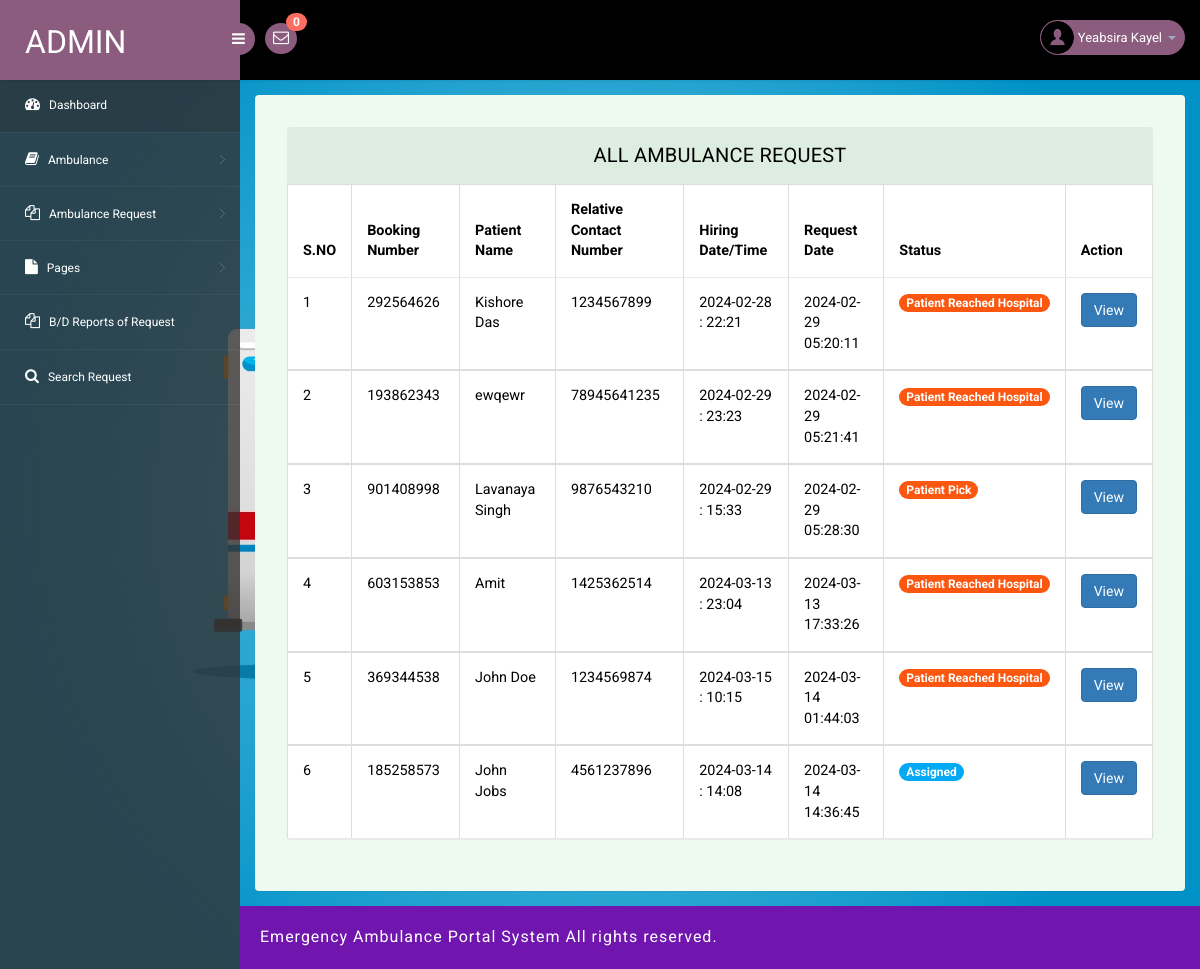
The app's page /eahp/admin/all-amublance-request.php (signed in) with its own data.
### tables this page shows
CREATE TABLE `tblambulancehiring` (
  `ID` int(11) NOT NULL,
  `BookingNumber` int(10) DEFAULT NULL,
  `PatientName` varchar(250) DEFAULT NULL,
  `RelativeName` varchar(250) DEFAULT NULL,
  `RelativeConNum` bigint(11) DEFAULT NULL,
  `HiringDate` varchar(250) DEFAULT NULL,
  `HiringTime` varchar(250) DEFAULT NULL,
  `AmbulanceType` int(5) DEFAULT NULL,
  `Address` mediumtext DEFAULT NULL,
  `City` mediumtext DEFAULT NULL,
  `State` mediumtext DEFAULT NULL,
  `Message` longtext DEFAULT NULL,
  `BookingDate` timestamp NULL DEFAULT current_timestamp(),
  `Remark` varchar(250) DEFAULT NULL,
  `Status` varchar(250) DEFAULT NULL,
  `AmbulanceRegNo` varchar(250) DEFAULT NULL,
  `UpdationDate` timestamp NULL DEFAULT NULL ON UPDATE current_timestamp()
);

### eahp/admin/all-amublance-request.php (the view, shortened to what this page needs)
<?php
include('includes/dbconnection.php');
if (strlen($_SESSION['eahpaid']==0)) {
  header('location:logout.php');
  } else{
?>
<!DOCTYPE html>
<head>
<link rel="stylesheet" href="css/bootstrap.min.css" >
<link href="css/style.css" rel='stylesheet' type='text/css' />
<link href="css/style-responsive.css" rel="stylesheet"/>
<link rel="stylesheet" href="css/font.css" type="text/css"/>
<link href="css/font-awesome.css" rel="stylesheet">
</head>
<body>
<section id="container">
<?php include_once('includes/header.php');?>
<?php include_once('includes/sidebar.php');?>
<section id="main-content">
	<section class="wrapper">
		<div class="table-agile-info">
 <div class="panel panel-default">
    <div class="panel-heading">
     All Ambulance Request
    </div>
    <div>
      <table class="table table-bordered">
        <thead>
          <tr>
            <th data-breakpoints="xs">S.NO</th>
            <th>Booking Number</th>
            <th>Patient Name</th>
            <th>Relative Contact Number</th>
            <th>Hiring Date/Time</th>
            <th>Request Date</th>
            <th>Status</th>
            <th data-breakpoints="xs">Action</th>
          </tr>
        </thead>
        <?php
$ret=mysqli_query($con,"select * from  tblambulancehiring");
$cnt=1;
$count=mysqli_num_rows($ret);
if($count>0){
while ($row=mysqli_fetch_array($ret)) {
?>
        <tbody>
          <tr data-expanded="true">
            <td><?php echo $cnt;?></td>
              <td><?php  echo $row['BookingNumber'];?></td>
              <td><?php  echo $row['PatientName'];?></td>
                  <td><?php  echo $row['RelativeConNum'];?></td>
                  <td><?php  echo $row['HiringDate'];?> : <?php  echo $row['HiringTime'];?></td>
                  <td><?php  echo $row['BookingDate'];?></td>
                                   <td> <?php   $pstatus=$row['Status'];
                 if($pstatus==""){ ?>
<span class="badge badge-info">New</span>
 <?php } elseif($pstatus=="Assigned"){ ?>
<span } class="badge badge-primary">Assigned</span>
 <?php } elseif($pstatus=="On the way"){ ?>
<span class="badge badge-primary">On the Way</span>
 <?php } elseif($pstatus=="Pickup"){ ?>
<span class="badge badge-success">Patient Pick</span>
 <?php } elseif($pstatus=="Reached"){ ?>
<span class="badge badge-success">Patient Reached Hospital</span>
 <?php } elseif($pstatus=="Rejected"){ ?>
<span class="badge badge-success">Rejected</span>
<?php } ?>
</td>
                  <td><a href="booking-details.php?id=<?php echo $row['ID'];?>&&bookingnum=<?php echo $row['BookingNumber'];?>" class="btn btn-primary">View</a></td>
                </tr>
                <?php
$cnt=$cnt+1;
} } else {?>
<tr>
  <th colspan="8" style="color:red">No Record Found</th>
</tr>
<?php } ?>
 </tbody>
            </table>
    </div>
  </div>
</div>
</section>
		 <?php include_once('includes/footer.php');?>
</section>
</section>
</body>
</html>
<?php }  ?>

### eahp/admin/includes/header.php (shortened to what this page needs)
<?php
include('includes/dbconnection.php');
?>
<header class="header fixed-top clearfix">
<div class="brand">
    <a href="dashboard.php" class="logo">
        Admin
    </a>
    <div class="sidebar-toggle-box">
        <div class="fa fa-bars"></div>
    </div>
</div>
<div class="nav notify-row" id="top_menu">
    <ul class="nav top-menu">
<?php
$ret1=mysqli_query($con,"select * from tblambulancehiring
 where   (tblambulancehiring.Status is null || tblambulancehiring.Status='')");
$num=mysqli_num_rows($ret1);
?>
        <li id="header_inbox_bar" class="dropdown">
            <a data-toggle="dropdown" class="dropdown-toggle" href="#">
                <i class="fa fa-envelope-o"></i>
                <span class="badge bg-important"><?php echo $num;?></span>
            </a>
        </li>
    </ul>
</div>
<div class="top-nav clearfix">
    <ul class="nav pull-right top-menu">
        <li class="dropdown">
            <a data-toggle="dropdown" class="dropdown-toggle" href="#">
                <?php
$adid=$_SESSION['eahpaid'];
$ret=mysqli_query($con,"select AdminName from tbladmin where ID='$adid'");
$row=mysqli_fetch_array($ret);
$name=$row['AdminName'];
?>
                <img alt="" src="images/2.png">
                <span class="username"><?php echo $name; ?></span>
                <b class="caret"></b>
            </a>
        </li>
    </ul>
</div>
</header>

### eahp/admin/includes/sidebar.php (shortened to what this page needs)
<aside>
    <div id="sidebar" class="nav-collapse">
        <div class="leftside-navigation">
            <ul class="sidebar-menu" id="nav-accordion">
                <li>
                    <a class="active" href="dashboard.php">
                        <i class="fa fa-dashboard"></i>
                        <span>Dashboard</span>
                    </a>
                </li>
                <li class="sub-menu">
                    <a href="javascript:;">
                        <i class="fa fa-book"></i>
                        <span>Ambulance</span>
                    </a>
                </li>
               <li class="sub-menu">
                    <a href="javascript:;">
                        <i class="fa fa-files-o"></i>
                        <span>Ambulance Request</span>
                    </a>
                </li>
               <li class="sub-menu">
                    <a href="javascript:;">
                        <i class="fa fa-file"></i>
                        <span>Pages</span>
                    </a>
                </li>
                <li>
                    <a href="ambulance-request-report.php">
                        <i class="fa fa-files-o"></i>
                        <span>B/D Reports of Request </span>
                    </a>
                </li>
                <li>
                    <a href="search.php">
                        <i class="fa fa-search"></i>
                        <span>Search Request </span>
                    </a>
                </li>
            </ul>            </div>
    </div>
</aside>

### eahp/admin/includes/footer.php
<div class="footer">
			<div class="wthree-copyright">
			  <p> Emergency Ambulance Portal System All rights reserved.</p>
			</div>
		  </div>

### records on screen
tblambulancehiring: BookingNumber "292564626", PatientName "Kishore Das", RelativeConNum "1234567899", HiringDate "2024-02-28", HiringTime "22:21", BookingDate "2024-02-29 05:20:11", Status "Patient Reached Hospital"
tblambulancehiring: BookingNumber "193862343", PatientName "ewqewr", RelativeConNum "78945641235", HiringDate "2024-02-29", HiringTime "23:23", BookingDate "2024-02-29 05:21:41", Status "Patient Reached Hospital"
tblambulancehiring: BookingNumber "901408998", PatientName "Lavanaya Singh", RelativeConNum "9876543210", HiringDate "2024-02-29", HiringTime "15:33", BookingDate "2024-02-29 05:28:30", Status "Patient Pick"
tblambulancehiring: BookingNumber "603153853", PatientName "Amit", RelativeConNum "1425362514", HiringDate "2024-03-13", HiringTime "23:04", BookingDate "2024-03-13 17:33:26", Status "Patient Reached Hospital"
tblambulancehiring: BookingNumber "369344538", PatientName "John Doe", RelativeConNum "1234569874", HiringDate "2024-03-15", HiringTime "10:15", BookingDate "2024-03-14 01:44:03", Status "Patient Reached Hospital"
tblambulancehiring: BookingNumber "185258573", PatientName "John Jobs", RelativeConNum "4561237896", HiringDate "2024-03-14", HiringTime "14:08", BookingDate "2024-03-14 14:36:45", Status "Assigned"

### other values on screen
$num "0"
$name "Yeabsira Kayel"
